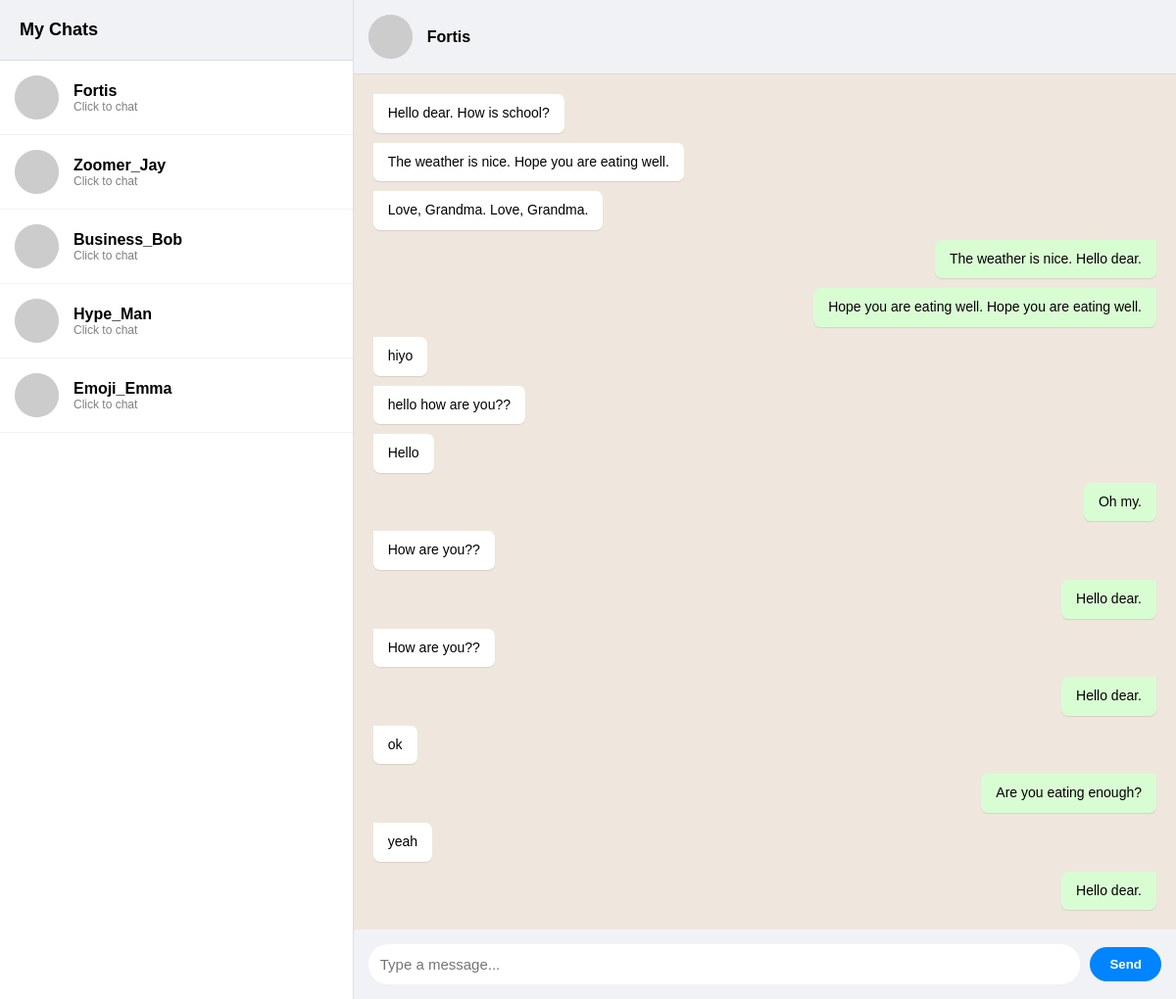
The page /chat/1/ (signed in) on the database its author committed.
### chat/models.py (models this page shows, shortened)
class Message(models.Model):
    sender = models.ForeignKey(User, on_delete=models.CASCADE, related_name='sent_messages')
    receiver = models.ForeignKey(User, on_delete=models.CASCADE, related_name='received_messages')
    content = models.TextField()
    timestamp = models.DateTimeField(auto_now_add=True)
    class Meta:
        ordering = ['timestamp']

### chat/views.py (the view)
# urls.py: path('<int:user_id>/', views.chat_room, name='chat_room'), # Specific chat
@login_required
def chat_room(request, user_id):
    users = User.objects.exclude(id=request.user.id)
    other_user = get_object_or_404(User, id=user_id)
    messages = Message.objects.filter(
        Q(sender=request.user, receiver=other_user) |
        Q(sender=other_user, receiver=request.user)
    ).order_by('timestamp')
    users_ids = [request.user.id, other_user.id]
    users_ids.sort() # Sorts to [1, 5]
    room_name = f"chat_{users_ids[0]}_{users_ids[1]}"
    return render(request, 'chat/room.html', {
        'users': users,
        'other_user': other_user,
        'messages': messages,
        'room_name': room_name # <--- We pass this specific room to the frontend
    })

### chat/templates/chat/room.html (shortened to what this page needs)
<!DOCTYPE html>
<html>
<head>
</head>
<body>
    <div id="sidebar">
        <div class="sidebar-header">My Chats</div>
        <div class="user-list">
            {% for user in users %}
                <a href="{% url 'chat_room' user.id %}" class="user-item">
                    <img src="https://api.dicebear.com/9.x/avataaars/svg?seed={{ user.username }}" class="user-avatar">
                    <div>
                        <div style="font-weight: bold;">{{ user.username }}</div>
                        <div style="font-size: 12px; color: gray;">Click to chat</div>
                    </div>
                </a>
            {% endfor %}
        </div>
    </div>
    <div id="chat-area">
        {% if other_user %}
            <div class="chat-header">
                <img src="https://api.dicebear.com/9.x/avataaars/svg?seed={{ other_user.username }}" class="user-avatar">
                <h3>{{ other_user.username }}</h3>
            </div>
            <div id="chat-log">
                {% for message in messages %}
                    <div class="message {% if message.sender == request.user %}sent{% else %}received{% endif %}">
                        {{ message.content }}
                    </div>
                {% endfor %}
            </div>
            <div id="input-area">
                <input id="chat-message-input" type="text" placeholder="Type a message...">
                <button id="chat-message-submit">Send</button>
            </div>
        {% endif %}
    </div>
</body>
</html>

### chat/templates/chat/room.html (style rules this page uses)
body { margin: 0; font-family: sans-serif; display: flex; height: 100vh; background-color: #e5ddd5; }
#sidebar { width: 30%; background: white; border-right: 1px solid #ddd; display: flex; flex-direction: column; }
.sidebar-header { padding: 20px; background: #f0f2f5; border-bottom: 1px solid #ddd; font-weight: bold; font-size: 18px; }
.user-list { flex: 1; overflow-y: auto; }
.user-item { padding: 15px; border-bottom: 1px solid #f0f2f5; cursor: pointer; display: flex; align-items: center; text-decoration: none; color: black; transition: background 0.2s; }
.user-avatar { width: 45px; height: 45px; border-radius: 50%; margin-right: 15px; background-color: #ddd; }
#chat-area { width: 70%; display: flex; flex-direction: column; background: #efe7dd; }
.chat-header { padding: 15px; background: #f0f2f5; border-bottom: 1px solid #ddd; display: flex; align-items: center; }
.chat-header h3 { margin: 0; font-size: 16px; }
#chat-log { flex: 1; padding: 20px; overflow-y: scroll; display: flex; flex-direction: column; gap: 10px; }
.message { padding: 10px 15px; border-radius: 7px; max-width: 60%; font-size: 14px; position: relative; box-shadow: 0 1px 1px rgba(0,0,0,0.1); line-height: 1.4; }
.sent { background: #d9fdd3; align-self: flex-end; border-top-right-radius: 0; }
.received { background: white; align-self: flex-start; border-top-left-radius: 0; }
#input-area { padding: 15px; background: #f0f2f5; display: flex; gap: 10px; align-items: center; }
input { flex: 1; padding: 12px; border-radius: 20px; border: none; outline: none; font-size: 15px; }
button { padding: 10px 20px; border-radius: 20px; border: none; background: #0084ff; color: white; cursor: pointer; font-weight: bold; }

### rows shown on the page
Message: content "Hello dear. How is school?"
Message: content "The weather is nice. Hope you are eating well."
Message: content "Love, Grandma. Love, Grandma."
Message: content "The weather is nice. Hello dear."
Message: content "Hope you are eating well. Hope you are eating well."
Message: content "hiyo"
Message: content "hello how are you??"
Message: content "Hello"
Message: content "Oh my."
Message: content "How are you??"
Message: content "Hello dear."
Message: content "How are you??"
Message: content "Hello dear."
Message: content "ok"
Message: content "Are you eating enough?"
Message: content "yeah"
Message: content "Hello dear."

### other values the page prints
{{ user.username }} "Fortis"
{{ user.username }} "Zoomer_Jay"
{{ user.username }} "Business_Bob"
{{ user.username }} "Hype_Man"
{{ user.username }} "Emoji_Emma"
{{ other_user.username }} "Fortis"
